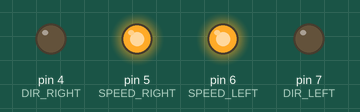
Bench run of a sketch on a simulated Arduino Uno, built with avr-gcc and run on an emulated ATmega328P. Shown: output pins drawn as LEDs (lit = HIGH).

Above: at 0.1 s.
At 2.1 s:
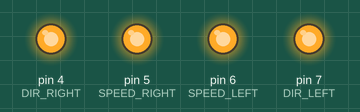
At 4.1 s:
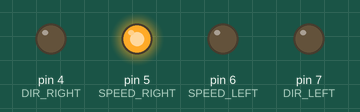
At 6.1 s:
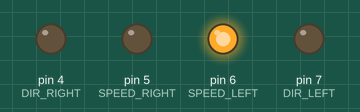
At 8.1 s:
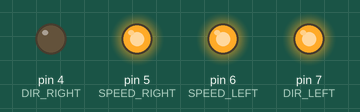
At 12.1 s:
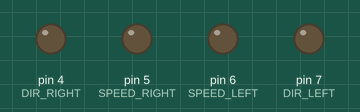
Timing chart, 0 to 13.6 s (numbered marks = the images above):
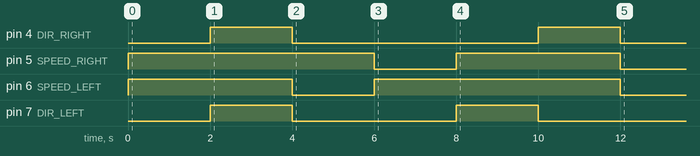

The sketch:

control.ino
```cpp
#define DIR_RIGHT 4
#define SPEED_RIGHT 5

#define DIR_LEFT 7
#define SPEED_LEFT 6

#define LEFT_FORWARD LOW
#define LEFT_BACKWARD HIGH

#define RIGHT_FORWARD LOW
#define RIGHT_BACKWARD HIGH

void move(bool left_dir, int left_speed, bool right_dir, int right_speed) {
  digitalWrite(DIR_LEFT, left_dir);
  digitalWrite(DIR_RIGHT, right_dir);
  analogWrite(SPEED_LEFT, left_speed);
  analogWrite(SPEED_RIGHT, right_speed);
}

void forward(int speed) {
  move(LEFT_FORWARD, speed, RIGHT_FORWARD, speed);
}

void backward(int speed) {
  move(LEFT_BACKWARD, speed, RIGHT_BACKWARD, speed);
}

void turn_left(int steepness) {
  move(LEFT_FORWARD, 0, RIGHT_FORWARD, steepness);
}

void turn_right(int steepness) {
  move(LEFT_FORWARD, steepness, RIGHT_FORWARD, 0);
}


void rotate_left(int speed) {
  move(LEFT_BACKWARD, speed, RIGHT_FORWARD, speed);

}

void rotate_right(int speed) {
  move(LEFT_FORWARD, speed, RIGHT_BACKWARD, speed);
}

void setup() {
  pinMode(DIR_RIGHT, OUTPUT);
  pinMode(SPEED_RIGHT, OUTPUT);
  pinMode(DIR_LEFT, OUTPUT);
  pinMode(SPEED_LEFT, OUTPUT);

  forward(255);
  delay(2000);
  backward(255);
  delay(2000);
  turn_left(255);
  delay(2000);
  turn_right(255);
  delay(2000);
  rotate_left(255);
  delay(2000);
  rotate_right(255);
  delay(2000);
  forward(0);
}

void loop() {
}
```
